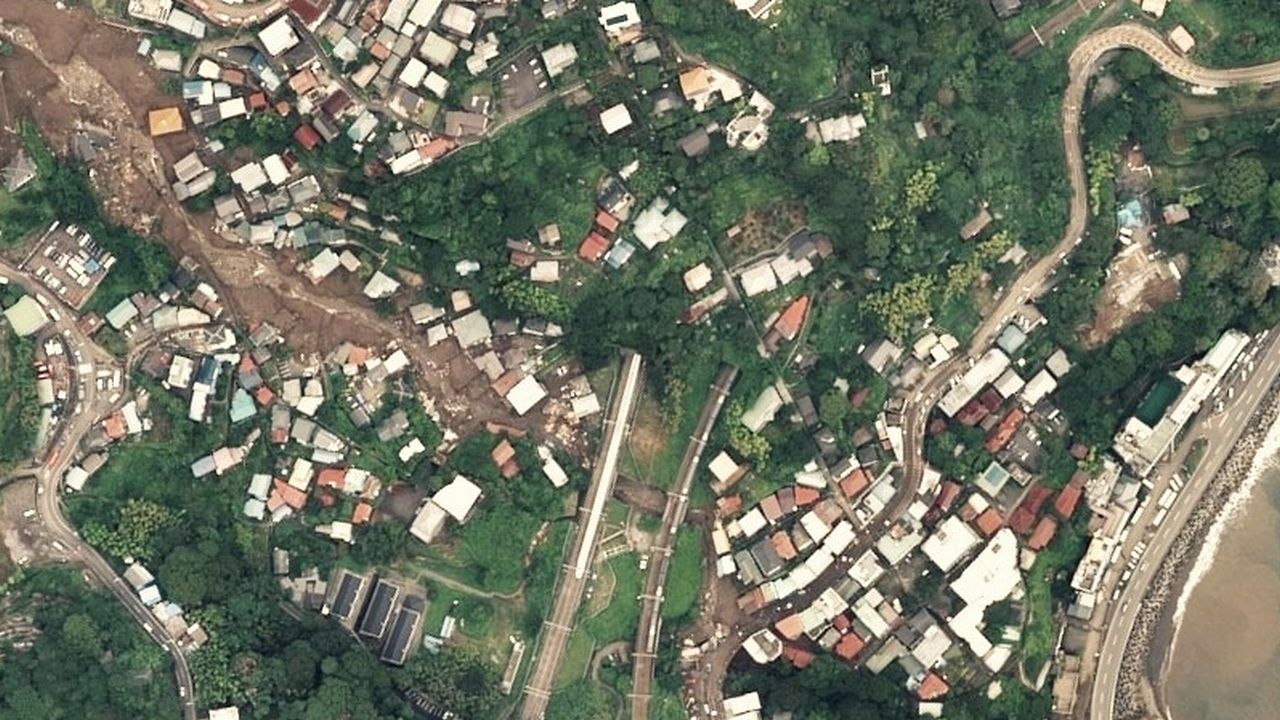
#> input picture Wiki.jpg, 1280 x 720 px
$ python gousei.py
#> lines starting #> are read from the running program, lines starting #| are printed output that depends on the picture
from PIL import Image, ImageDraw

img1 = Image.open('Wiki.jpg')
#> img1 is the input picture: PIL image 1280x720 RGB; mean R, G, B 113.7, 117.1, 100.6
img2 = Image.open('result.jpg')
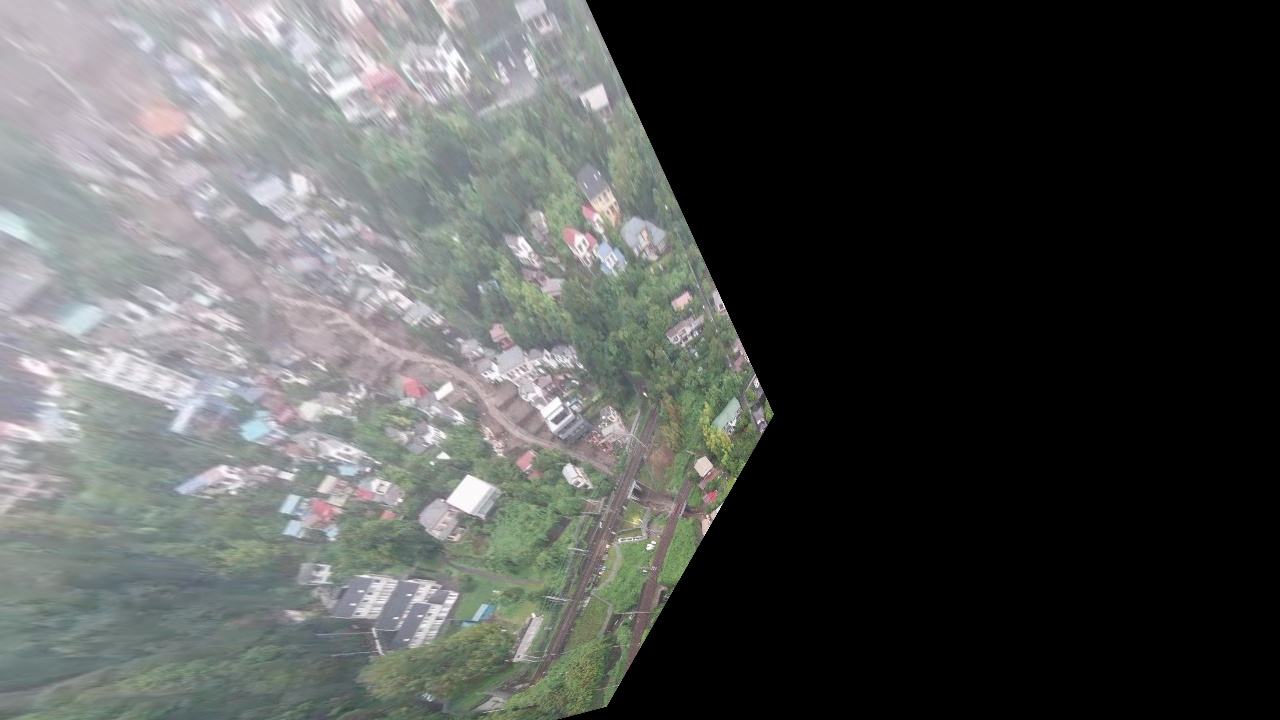
#> input picture result.jpg, 1280 x 720 px
#> img2 is the input picture: PIL image 1280x720 RGB; mean R, G, B 80.7, 82.7, 81.4
back_im = img1.copy()

# マスク画像読み込み
mask = Image.open('binary_result.jpg').convert("L")
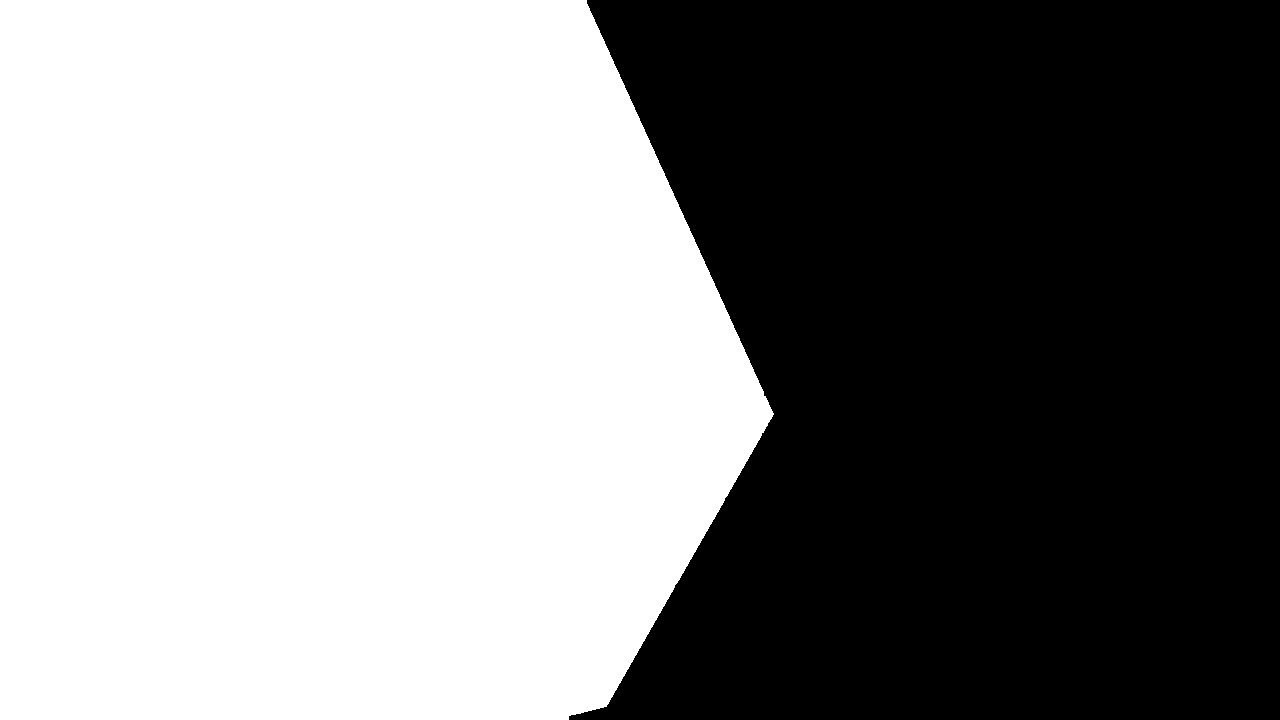
#> input picture binary_result.jpg, 1280 x 720 px
#> mask is the input picture: PIL image 1280x720 L; min 0, max 255, mean 135.9

# マスク画像を基に貼り合わせ
back_im.paste(img2, (0, 0), mask)
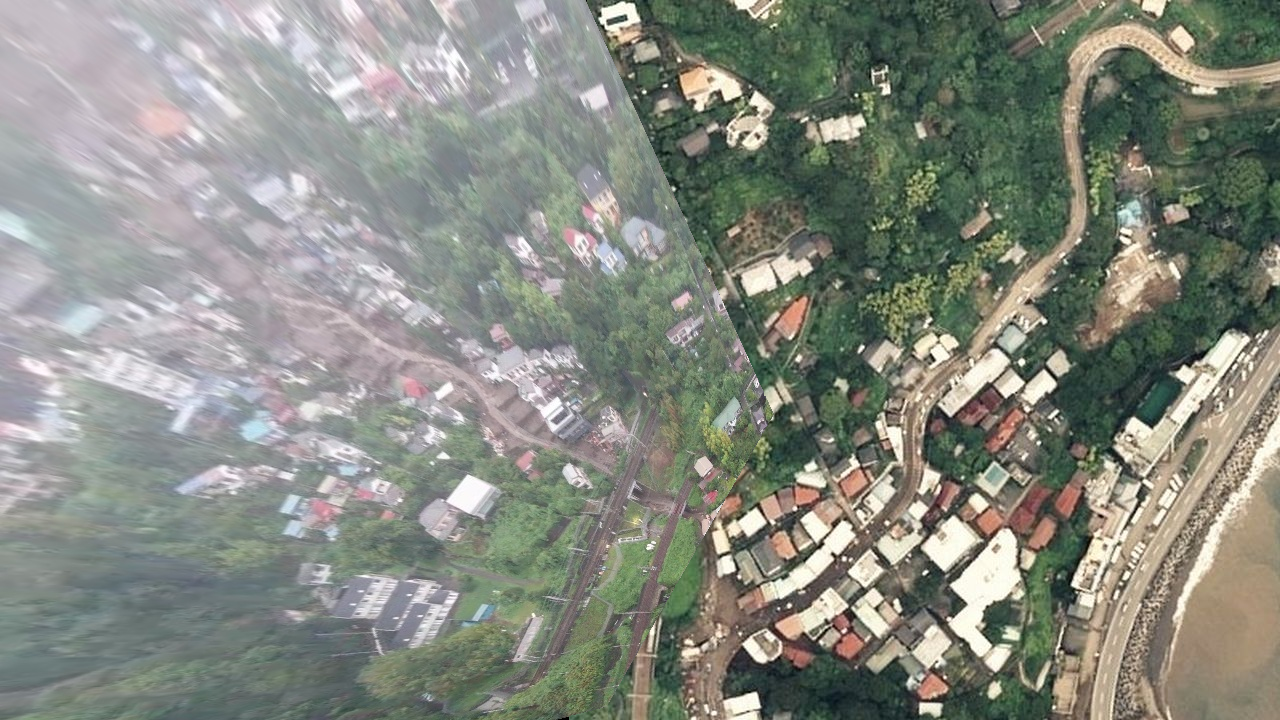
#> back_im: PIL image 1280x720 RGB; mean R, G, B 134.3, 137.9, 128.7

back_im.save("registration_result.jpg")
